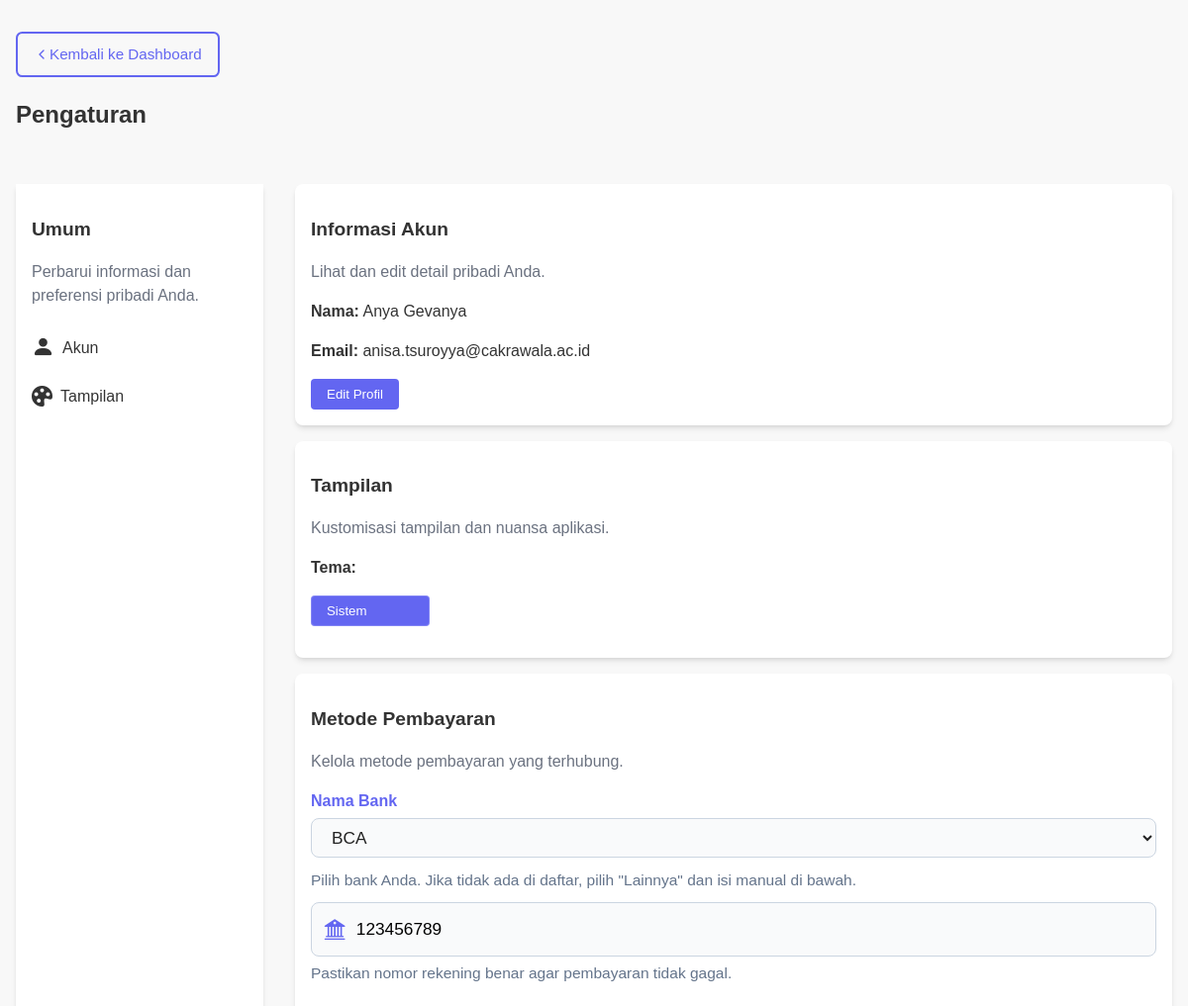
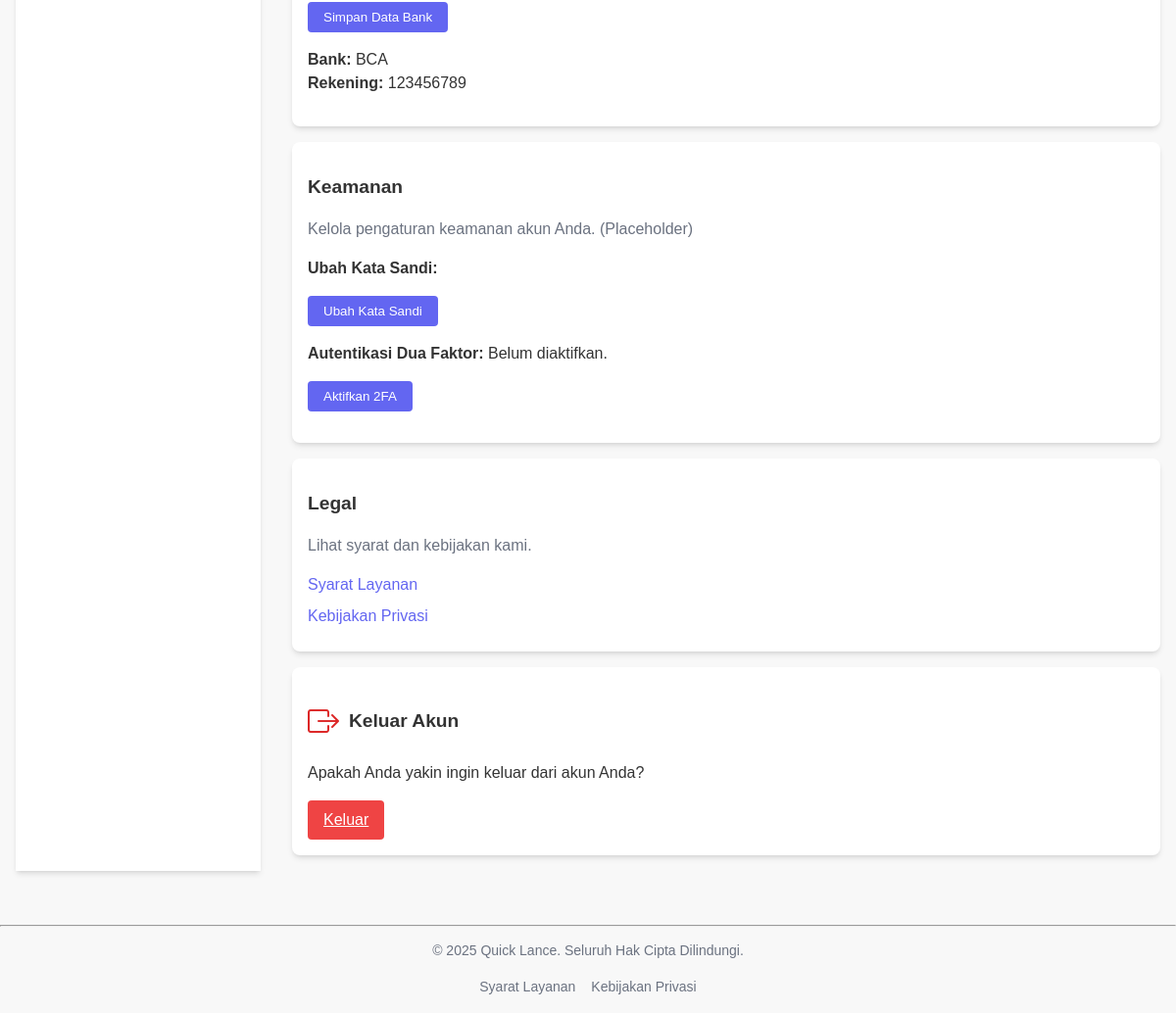
Page /user/page/settings.php (signed in) on the committed database (2 pictures, top to bottom).
### tables this page shows
CREATE TABLE `users` (
  `id` int(11) NOT NULL,
  `name` varchar(100) NOT NULL,
  `email` varchar(100) NOT NULL,
  `password` varchar(255) NOT NULL,
  `profile_picture` varchar(255) DEFAULT NULL,
  `bio` text DEFAULT NULL,
  `specializations` varchar(255) DEFAULT NULL,
  `linkedin_url` varchar(255) DEFAULT NULL,
  `instagram_url` varchar(255) DEFAULT NULL,
  `facebook_url` varchar(255) DEFAULT NULL,
  `twitter_url` varchar(255) DEFAULT NULL,
  `education` text DEFAULT NULL,
  `portfolio_url` varchar(255) DEFAULT NULL,
  `cv_url` varchar(255) DEFAULT NULL,
  `created_at` timestamp NOT NULL DEFAULT current_timestamp(),
  `bank_account` varchar(100) DEFAULT NULL,
  `bank_name` varchar(50) DEFAULT NULL
);

### user/page/settings.php (the view, shortened to what this page needs)
<?php
require_once '../../src/db/connection.php';
$user_id = $_SESSION['user_id'];
$query = mysqli_query($conn, "SELECT name, email FROM users WHERE id='$user_id'");
$user = mysqli_fetch_assoc($query);
$rekening = '';
$bank_name = '';
$rekening_query = mysqli_query($conn, "SELECT bank_account, bank_name FROM users WHERE id='$user_id'");
if ($rekening_query) {
    $rekening_row = mysqli_fetch_assoc($rekening_query);
    $rekening = $rekening_row && $rekening_row['bank_account'] !== null ? $rekening_row['bank_account'] : '';
    $bank_name = $rekening_row && $rekening_row['bank_name'] !== null ? $rekening_row['bank_name'] : '';
}
?>
<!DOCTYPE html>
<html lang="en">
<head>
  <link rel="stylesheet" href="../style/style-setting.css">
  <link rel="stylesheet" href="https://cdn.jsdelivr.net/npm/bootstrap-icons@1.11.3/font/bootstrap-icons.min.css">
</head>
<body>
  <main class="main container">
    <a href="../../user/page/dashboard.php" class="button button-outline mb-6">
      <svg xmlns="http://www.w3.org/2000/svg" width="16" height="16" viewBox="0 0 24 24" fill="none" stroke="currentColor" stroke-width="2" stroke-linecap="round" stroke-linejoin="round" class="mr-2">
          <path d="m15 18-6-6 6-6"/>
      </svg>
      Kembali ke Dashboard
  </a>
    <section class="settings-section">
      <h1 class="settings-title"> Pengaturan</h1>
      <p></p>
      <aside class="sidebar">
        <h2 class="general">Umum</h2>
        <p class="general-description">Perbarui informasi dan preferensi pribadi Anda.</p>
        <ul class="sidebar-links">
          <li><a href="#account-info" class="sidebar-link"><i class="bi bi-person-fill" style="font-size: 23px;"></i>Akun</a></li>
          <li><a href="#appearance" class="sidebar-link"><i class="bi bi-palette-fill" style="font-size: 21px;"></i>Tampilan</a></li>
        </ul>
      </aside>
      <div class="content-cards">
        <div id="account-info" class="card">
          <h2 class="card-title"></i>Informasi Akun</h2>
          <p class="card-description">Lihat dan edit detail pribadi Anda.</p>
          <div class="card-details">
            <p><strong>Nama:</strong> <span id="setting-name"><?php echo htmlspecialchars($user['name']); ?></span></p>
            <p><strong>Email:</strong> <span id="setting-email"><?php echo htmlspecialchars($user['email']); ?></span></p>
          </div>
          <a href="../../user/page/edit-profile.php">
            <button class="card-button">Edit Profil</button>
          </a>
        </div>
        <div id="appearance" class="card">
          <h2 class="card-title"></i>Tampilan</h2>
          <p class="card-description">Kustomisasi tampilan dan nuansa aplikasi.</p>
          <div class="card-details">
            <p><strong>Tema:</strong></p>
            <div class="theme-selector-wrapper">
              <select class="theme-selector">
                <option value="system">Sistem</option>
              </select>
            </div>
          </div>
        </div>
        <div class="card">
          <h2 class="card-title"></i>Metode Pembayaran</h2>
          <p class="card-description">Kelola metode pembayaran yang terhubung.</p>
          <form method="post" style="margin-bottom:1rem;">
            <label for="bank_name" style="font-weight:600; color:#6366f1; margin-bottom:0.3rem; display:block;">Nama Bank</label>
            <select id="bank_name" name="bank_name" required class="input-dropdown">
              <option value="BCA" <?= $bank_name=="BCA"?'selected':'' ?>>BCA</option>
            </select>
            <div style="font-size:0.97rem;color:#64748b;margin-bottom:0.7rem;">Pilih bank Anda. Jika tidak ada di daftar, pilih "Lainnya" dan isi manual di bawah.</div>
            <div style="display:flex;align-items:center;gap:0.7rem;background:#f9fafb;border:1.5px solid #cbd5e1;border-radius:0.5rem;padding:0.5rem 1rem 0.5rem 0.8rem;">
              <span style="color:#6366f1;font-size:1.3rem;"><i class="bi bi-bank2"></i></span>
              <input type="text" id="bank_account" name="bank_account" value="<?= htmlspecialchars($rekening ?? '') ?>" placeholder="Masukkan nomor rekening Anda" required style="border:none;outline:none;background:transparent;font-size:1.08rem;width:100%;padding:0.5rem 0;" maxlength="50">
            </div>
            <div style="font-size:0.97rem;color:#64748b;margin:0.3rem 0 1rem 0;">Pastikan nomor rekening benar agar pembayaran tidak gagal.</div>
            <button type="submit" class="card-button" style="margin-top:0.5rem;">Simpan Data Bank</button>
          </form>
          <?php if ($rekening && $bank_name): ?>
            <p class="card-message"><b>Bank:</b> <?= htmlspecialchars($bank_name) ?> <br><b>Rekening:</b> <?= htmlspecialchars($rekening) ?></p>
          <?php elseif ($rekening): ?>
            <p class="card-message"><b>Rekening:</b> <?= htmlspecialchars($rekening) ?></p>
          <?php else: ?>
            <p class="card-message">Belum ada rekening yang disimpan.</p>
          <?php endif; ?>
        </div>
        <div class="card">
          <h2 class="card-title"></i>Keamanan</h2>
          <p class="card-description">Kelola pengaturan keamanan akun Anda. (Placeholder)</p>
          <div class="card-details">
            <p><strong>Ubah Kata Sandi:</strong></p>
            <button class="card-button">Ubah Kata Sandi</button>
          </div>
          <div class="card-details">
            <p><strong>Autentikasi Dua Faktor:</strong> Belum diaktifkan.</p>
            <button class="card-button">Aktifkan 2FA</button>
          </div>
        </div>
        <div class="card">
          <h2 class="card-title">Legal</h2>
          <p class="card-description">Lihat syarat dan kebijakan kami.</p>
          <ul class="legal-links">
            <li><a href="terms-service.php">Syarat Layanan</a></li>
            <li><a href="privacy.php">Kebijakan Privasi</a></li>
          </ul>
        </div>
        <div class="card sign-out-card">
            <h2 class="card-title"> <i class="bi bi-box-arrow-right custom-icon"></i>Keluar Akun</h2>
            <p class="card-message">Apakah Anda yakin ingin keluar dari akun Anda?</p>
            <a href="logout.php" class="card-button sign-out-button"> Keluar
            </a>
        </div>
      </div>
    </section>
  </main>
  <footer class="footer-bottom">
    <div>
      <hr>
      <div>
        <p>&copy; 2025 Quick Lance. Seluruh Hak Cipta Dilindungi.</p>
        </div>
      <ul class="footer-links">
        <li><a href="terms-service.php">Syarat Layanan</a></li>
        <li><a href="privacy.php">Kebijakan Privasi</a></li>
      </ul>
    </div>
  </footer>
</body>
</html>

### user/style/style-setting.css (style rules this page uses)
:root { --primary-color: #6366f1; --muted-foreground: #6b7280; --card-background: #ffffff; --shadow-md: 0 4px 6px -1px rgba(0, 0, 0, 0.1), 0 2px 4px -2px rgba(0, 0, 0, 0.1); --shadow-lg: 0 10px 15px -3px rgba(0, 0, 0, 0.1), 0 4px 6px -4px rgba(0, 0, 0, 0.1); }
body { font-family: sans-serif; margin: 0; padding: 0; line-height: 1.5; background-color: #f8f8f8; color: #333; }
.container { max-width: 1200px; margin-left: auto; margin-right: auto; padding-left: 1rem; padding-right: 1rem; }
.button.button-outline { display: inline-flex; align-items: center; padding: 0.6rem 1rem; font-size: 0.95rem; color: var(--primary-color); border: 2px solid var(--primary-color); background-color: transparent; border-radius: 0.4rem; text-decoration: none; transition: all 0.3s ease; }
.main { padding-top: 2rem; }
.settings-section { display: grid; grid-template-columns: 250px 1fr; gap: 2rem; }
.sidebar { background-color: #fff; padding: 1rem; box-shadow: var(--shadow-md); }
.general { font-size: 1.2rem; font-weight: bold; }
.general-description { color: var(--muted-foreground); }
.sidebar-links { list-style: none; padding: 0; margin: 1rem 0; }
.sidebar-link { text-decoration: none; color: #333; display: flex; align-items: center; gap: 0.5rem; padding: 0.5rem 0; }
.theme-selector { appearance: none; background-color: var(--primary-color); color: white; border: none; padding: 0.5rem 1rem; border-radius: 0.25rem; cursor: pointer; font-size: 0.830rem; transition: background-color 0.3s ease, transform 0.1s ease; width: 3%; min-width: 120px; max-width: 80%; box-shadow: inset 0 0 0 1px rgba(255, 255, 255, 0.2); }
.theme-selector-wrapper { position: relative; display: inline-block; width: 100%; }
.theme-selector-wrapper::after { content: '\25BC'; position: absolute; top: 50%; right: 1rem; transform: translateY(-50%); pointer-events: none; color: white; font-size: 0.8rem; transition: color 0.3s ease; }
.card { background-color: var(--card-background); padding: 1rem; margin-bottom: 1rem; box-shadow: var(--shadow-md); border-radius: 0.5rem; }
.card-title { display: flex; align-items: center; gap: 0.5rem; font-size: 1.2rem; font-weight: bold; }
.card-description { color: var(--muted-foreground); margin-bottom: 1rem; }
.card-details { margin-bottom: 1rem; }
.card-button { background-color: var(--primary-color); color: white; border: none; padding: 0.5rem 1rem; border-radius: 0.25rem; cursor: pointer; display: inline-flex; align-items: center; gap: 0.5rem; transition: background-color 0.3s ease, transform 0.1s ease; }
.legal-links { list-style: none; padding: 0; margin: 0; }
.legal-links li { margin-bottom: 0.5rem; }
.legal-links a { text-decoration: none; color: var(--primary-color); font-weight: 500; transition: color 0.3s ease, transform 0.2s ease; display: inline-block; position: relative; }
.legal-links a::after { content: ''; position: absolute; left: 0; bottom: -2px; width: 0%; height: 1.5px; background-color: #4f46e5; transition: width 0.3s ease; }
.sign-out-card { background-color: var(--card-background); padding: 1rem; margin-bottom: 1rem; box-shadow: var(--shadow-md); border-radius: 0.5rem; }
.sign-out-button { background-color: #ef4444; color: white; display: inline-flex; align-items: center; gap: 0.5rem; transition: background-color 0.3s ease; }
.custom-icon { color: #dc2626; font-size: 2.0rem; transition: all 0.3s ease; margin-right: 2px; }
.footer-bottom { text-align: center; margin-top: 2rem; padding-top: 1rem; border-top: 1px solid var(--border-color); color: var(--muted-foreground); font-size: 0.875rem; }
.footer-links { list-style: none; padding: 0; margin: 1rem 0; display: flex; justify-content: center; gap: 1rem; }
.footer-links a { text-decoration: none; color: var(--muted-foreground); }

### user/page/settings.php (style rules this page uses)
.input-dropdown { width: 100%; padding: 0.5rem 1rem; border-radius: 0.5rem; border: 1.5px solid #cbd5e1; background: #f9fafb; font-size: 1.08rem; color: #222; transition: border 0.18s, box-shadow 0.18s; margin-bottom: 0.7rem; }

### rows in the picture
users: name "Anya Gevanya", email "anisa.tsuroyya@cakrawala.ac.id", bank_name "BCA", bank_account "123456789"
